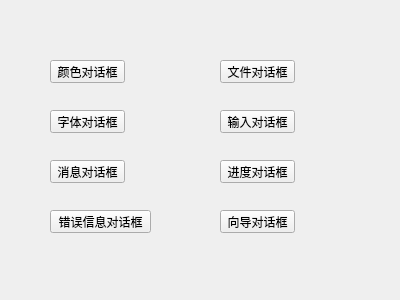
<?xml version="1.0" encoding="UTF-8"?>
<ui version="4.0">
 <class>MyWidget</class>
 <widget class="QWidget" name="MyWidget">
  <property name="geometry">
   <rect>
    <x>0</x>
    <y>0</y>
    <width>400</width>
    <height>300</height>
   </rect>
  </property>
  <property name="windowTitle">
   <string>MyWidget</string>
  </property>
  <widget class="QPushButton" name="pushButton">
   <property name="geometry">
    <rect>
     <x>50</x>
     <y>60</y>
     <width>75</width>
     <height>23</height>
    </rect>
   </property>
   <property name="text">
    <string>颜色对话框</string>
   </property>
  </widget>
  <widget class="QPushButton" name="pushButton_2">
   <property name="geometry">
    <rect>
     <x>50</x>
     <y>110</y>
     <width>75</width>
     <height>23</height>
    </rect>
   </property>
   <property name="text">
    <string>字体对话框</string>
   </property>
  </widget>
  <widget class="QPushButton" name="pushButton_3">
   <property name="geometry">
    <rect>
     <x>50</x>
     <y>160</y>
     <width>75</width>
     <height>23</height>
    </rect>
   </property>
   <property name="text">
    <string>消息对话框</string>
   </property>
  </widget>
  <widget class="QPushButton" name="pushButton_4">
   <property name="geometry">
    <rect>
     <x>50</x>
     <y>210</y>
     <width>101</width>
     <height>23</height>
    </rect>
   </property>
   <property name="text">
    <string>错误信息对话框</string>
   </property>
  </widget>
  <widget class="QPushButton" name="pushButton_5">
   <property name="geometry">
    <rect>
     <x>220</x>
     <y>60</y>
     <width>75</width>
     <height>23</height>
    </rect>
   </property>
   <property name="text">
    <string>文件对话框</string>
   </property>
  </widget>
  <widget class="QPushButton" name="pushButton_6">
   <property name="geometry">
    <rect>
     <x>220</x>
     <y>110</y>
     <width>75</width>
     <height>23</height>
    </rect>
   </property>
   <property name="text">
    <string>输入对话框</string>
   </property>
  </widget>
  <widget class="QPushButton" name="pushButton_7">
   <property name="geometry">
    <rect>
     <x>220</x>
     <y>160</y>
     <width>75</width>
     <height>23</height>
    </rect>
   </property>
   <property name="text">
    <string>进度对话框</string>
   </property>
  </widget>
  <widget class="QPushButton" name="pushButton_8">
   <property name="geometry">
    <rect>
     <x>220</x>
     <y>210</y>
     <width>75</width>
     <height>23</height>
    </rect>
   </property>
   <property name="text">
    <string>向导对话框</string>
   </property>
  </widget>
 </widget>
 <layoutdefault spacing="6" margin="11"/>
 <resources/>
 <connections/>
</ui>
